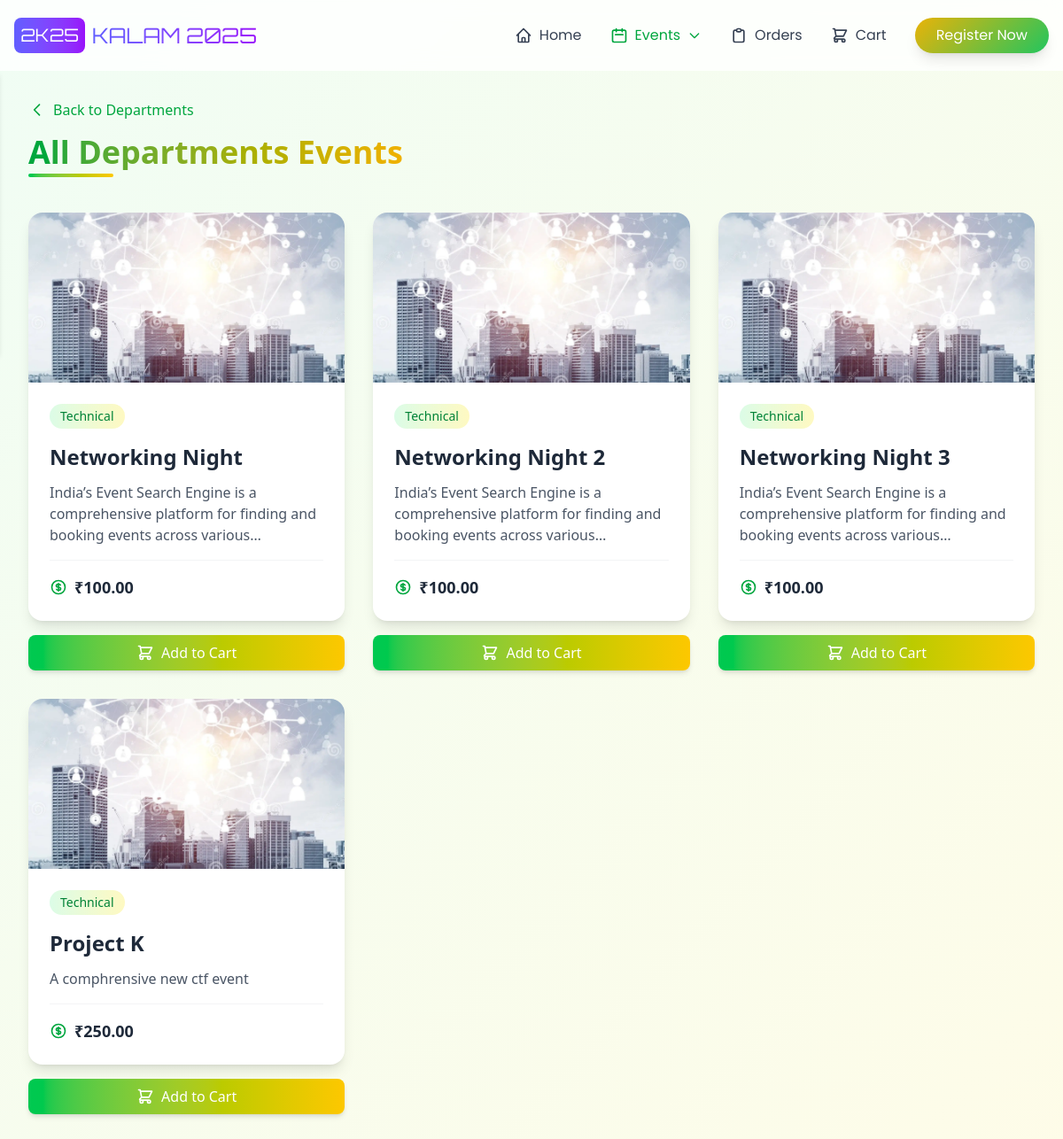
Before: /categories/events.php with the older database file.
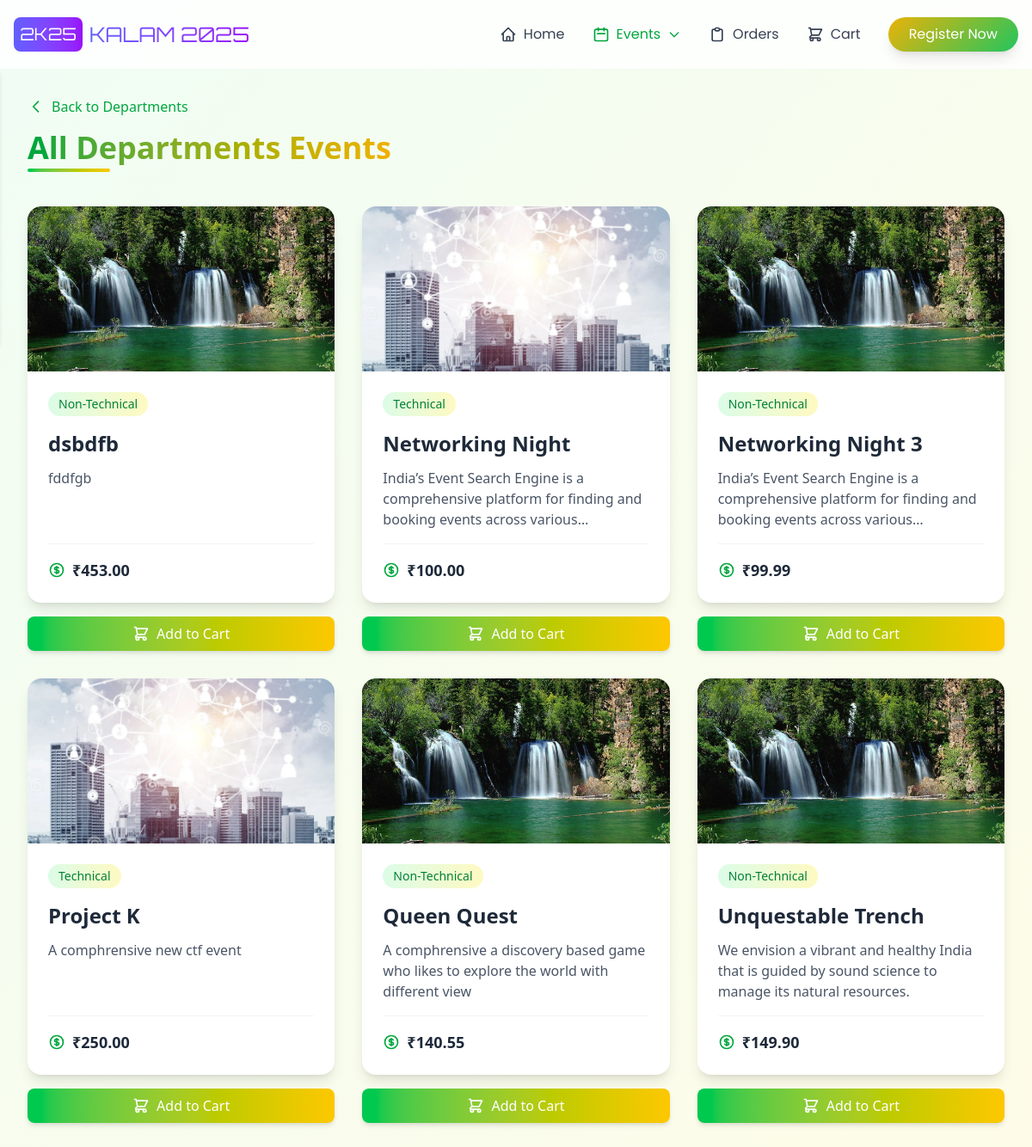
After: the same page with the newer database file.
### tables this page shows
CREATE TABLE `events` (
  `event_id` int(11) NOT NULL,
  `event_name` varchar(100) NOT NULL,
  `event_detail` varchar(256) NOT NULL,
  `category` enum('Technical','Non-Technical') DEFAULT NULL,
  `department_code` int(11) DEFAULT NULL,
  `description` text DEFAULT NULL,
  `event_date` date NOT NULL,
  `start_time` time DEFAULT NULL,
  `end_time` time DEFAULT NULL,
  `venue` varchar(100) DEFAULT NULL,
  `registration_fee` decimal(10,2) DEFAULT NULL,
  `image_path` varchar(512) DEFAULT NULL
);

### categories/events.php (the view, shortened to what this page needs)
<!DOCTYPE html>
<html lang="en">
<head>
    <?php include '../header/links.php'; ?>
</head>
<body class="bg-gradient-to-br from-green-50 to-yellow-50">
    <?php include '../header/navbar.php'; ?>
    <?php
        include '../database/connection.php';
        $department_code = isset($_GET['code']) ? $_GET['code'] : '';
        $category = isset($_GET['category']) ? $_GET['category'] : '';
        if (!empty($department_code) && !empty($category)) {
            $event_query = "SELECT * FROM events WHERE department_code = ? AND category = ? ORDER BY event_name";
            $stmt = $conn->prepare($event_query);
            $stmt->bind_param("ss", $department_code, $category);
        } elseif (!empty($department_code)) {
            $event_query = "SELECT * FROM events WHERE department_code = ? ORDER BY event_name";
            $stmt = $conn->prepare($event_query);
            $stmt->bind_param("s", $department_code);
        } elseif (!empty($category)) {
            $event_query = "SELECT * FROM events WHERE category = ? ORDER BY event_name";
            $stmt = $conn->prepare($event_query);
            $stmt->bind_param("s", $category);
        } else {
            $event_query = "SELECT * FROM events ORDER BY event_name";
            $stmt = $conn->prepare($event_query);
        }
        $stmt->execute();
        $events = $stmt->get_result();
    ?>
    <div class="pt-20">
        <div class="max-w-7xl mx-auto px-4 sm:px-6 lg:px-8 py-8">
            <div class="mb-12">
                <div class="relative inline-block">
                    <a href="departments.php" class="inline-flex items-center text-green-600 hover:text-green-700 mb-4">
                        <svg class="w-5 h-5 mr-2" fill="none" stroke="currentColor" viewBox="0 0 24 24">
                            <path stroke-linecap="round" stroke-linejoin="round" stroke-width="2" d="M15 19l-7-7 7-7"/>
                        </svg>
                        Back to Departments
                    </a>
                    <h1 class="text-4xl font-bold bg-gradient-to-r from-green-600 to-yellow-500 text-transparent bg-clip-text">
                    </h1>
                    <div class="absolute -bottom-2 left-0 h-1 w-24 bg-gradient-to-r from-green-500 to-yellow-400 rounded-full"></div>
                </div>
            </div>
            <div class="grid grid-cols-1 md:grid-cols-2 lg:grid-cols-3 gap-8">
                <?php while($event = $events->fetch_assoc()): ?>
                    <div class="h-full flex flex-col">
                        <a href="event_details.php?event_id=<?php echo urlencode($event['event_id']); ?>"
                        class="flex-grow block cursor-pointer">
                            <div class="bg-white h-full rounded-2xl shadow-lg hover:shadow-xl transform hover:-translate-y-1 transition-all duration-300">
                                <div class="h-48 w-full rounded-t-2xl overflow-hidden">
                                    <img src="<?php echo !empty($event['image_path']) ? htmlspecialchars($event['image_path']) : '../networkingnight.webp'; ?>"
                                         alt="<?php echo htmlspecialchars($event['event_name']); ?>"
                                         class="w-full h-full object-cover">
                                </div>
                                <div class="p-6 flex flex-col h-[calc(100%-12rem)]">
                                    <div class="inline-block px-3 py-1 rounded-full text-sm font-medium bg-gradient-to-r from-green-100 to-yellow-100 text-green-700 mb-4 w-fit">
                                        <?php echo htmlspecialchars($event['category']); ?>
                                    </div>
                                    <h2 class="text-2xl font-bold text-gray-800 mb-3 line-clamp-2">
                                        <?php echo htmlspecialchars($event['event_name']); ?>
                                    </h2>
                                    <p class="text-gray-600 mb-4 line-clamp-3 flex-grow">
                                        <?php echo htmlspecialchars($event['event_detail']); ?>
                                    </p>
                                    <div class="flex items-center justify-between mt-auto pt-4 border-t border-gray-100">
                                        <div class="flex items-center space-x-2">
                                            <span class="text-lg font-semibold text-gray-800">
                                                ₹<?php echo number_format($event['registration_fee'], 2); ?>
                                            </span>
                                        </div>
                                    </div>
                                </div>
                            </div>
                        </a>
                        <button onclick="addToCart(<?php echo $event['event_id']; ?>)"
                                class="mt-4 w-full px-4 py-2 bg-gradient-to-r from-green-500 to-yellow-400 text-white rounded-lg hover:from-green-600 hover:to-yellow-500 transform hover:scale-105 transition-all duration-300 shadow-md flex items-center justify-center">
                            <svg class="w-5 h-5 mr-2" fill="none" stroke="currentColor" viewBox="0 0 24 24">
                                <path stroke-linecap="round" stroke-linejoin="round" stroke-width="2"
                                      d="M3 3h2l.4 2M7 13h10l4-8H5.4M7 13L5.4 5M7 13l-2.293 2.293c-.63.63-.184 1.707.707 1.707H17m0 0a2 2 0 100 4 2 2 0 000-4zm-8 2a2 2 0 11-4 0 2 2 0 014 0z"/>
                            </svg>
                            Add to Cart
                        </button>
                    </div>
                <?php endwhile; ?>
            </div>
        </div>
    </div>
</body>
</html>

### header/links.php (shortened to what this page needs)
<script src="https://unpkg.com/@tailwindcss/browser@4"></script>
<link href="https://cdnjs.cloudflare.com/ajax/libs/animate.css/4.1.1/animate.min.css" rel="stylesheet">

### header/navbar.php (shortened to what this page needs)
<nav class="fixed w-full z-50 nav-blur backdrop-blur-md bg-white/80">
    <div class="max-w-7xl mx-auto px-4">
        <div class="flex justify-between items-center h-20">
            <div class="flex items-center space-x-2 group cursor-pointer">
                <div
                    class="w-20 h-10 rounded-lg bg-gradient-to-r from-indigo-500 to-purple-600 flex items-center justify-center transition-all duration-300 group-hover:scale-110 group-hover:shadow-lg">
                    <span class="font-orbitron text-white text-xl">2K25</span>
                </div>
                <span
                    class="font-orbitron text-2xl bg-gradient-to-r from-indigo-500 to-purple-600 bg-clip-text text-transparent transition-all duration-300 group-hover:opacity-80">KALAM 2025</span>
            </div>
            <div class="hidden md:flex items-center space-x-8">
                <a href="/event/index.php"
                    class="group flex items-center space-x-2 text-gray-700 hover:text-indigo-600 transition-all duration-300 <?php if ($_SERVER['PHP_SELF'] == '/event/index.php') echo 'text-green-600'; ?>">
                    <span class="font-poppins">Home</span>
                </a>
                <div class="relative group">
                    <button
                        class="group flex items-center space-x-2 text-gray-700 hover:text-indigo-600 transition-all duration-300 <?php if ($_SERVER['PHP_SELF'] == '/event/categories/events.php' || $_SERVER['PHP_SELF'] == '/event/categories/departments.php' || $_SERVER['PHP_SELF'] == '/event/categories/event_details.php') echo 'text-green-600'; ?>">
                        <svg class="w-5 h-5 transition-transform group-hover:scale-110" fill="none"
                            stroke="currentColor" viewBox="0 0 24 24">
                            <path stroke-linecap="round" stroke-linejoin="round" stroke-width="2"
                                d="M8 7V3m8 4V3m-9 8h10M5 21h14a2 2 0 002-2V7a2 2 0 00-2-2H5a2 2 0 00-2 2v12a2 2 0 002 2z" />
                        </svg>
                        <span class="font-poppins">Events</span>
                        <svg class="w-4 h-4 transition-transform duration-300 group-hover:rotate-180" fill="none"
                            stroke="currentColor" viewBox="0 0 24 24">
                            <path stroke-linecap="round" stroke-linejoin="round" stroke-width="2" d="M19 9l-7 7-7-7" />
                        </svg>
                    </button>
                </div>
                <a href="/event/orders/orders.php"
                    class="group flex items-center space-x-2 text-gray-700 hover:text-indigo-600 transition-all duration-300 <?php if ($_SERVER['PHP_SELF'] == '/event/orders/orders.php') echo 'text-green-600'; ?>">
                    <span class="font-poppins">Orders</span>
                </a>
                <a href="/event/cart/cart.php"
                    class="group flex items-center space-x-2 text-gray-700 hover:text-indigo-600 transition-all duration-300 <?php if ($_SERVER['PHP_SELF'] == '/event/cart/cart.php') echo 'text-green-600'; ?>">
                    <span class="font-poppins">Cart</span>
                </a>
                <?php if (!isset($_SESSION['user_id'])): ?>
                    <button onclick="window.location.href='/event/user/signup.php'"
                        class="btn-futuristic text-white px-6 py-2 rounded-full font-poppins shadow-lg bg-gradient-to-r from-indigo-500 to-purple-600 hover:from-indigo-600 hover:to-purple-700 transition-all duration-300 hover:scale-105 hover:shadow-xl">
                        Register Now
                    </button>
                <?php endif; ?>
            </div>
        </div>
    </div>
</nav>

### header/navbar_styles.php (style rules this page uses)
:root { --gradient-1: linear-gradient(45deg, #63f19c, #7e4cf5); }
.font-orbitron { font-family: 'Orbitron', sans-serif; }
.font-poppins { font-family: 'Poppins', sans-serif; }
.nav-blur { backdrop-filter: blur(10px); background: rgba(255, 255, 255, 0.8); }
.btn-futuristic { background: linear-gradient(135deg, #eab308 0%, #22c55e 100%); transition: all 0.3s ease; }
.btn-futuristic::before { content: ''; position: absolute; top: 0; left: -100%; width: 100%; height: 100%; background: linear-gradient(90deg, transparent, rgba(255, 255, 255, 0.2), transparent); transition: 0.5s; }

Changed rows visible on the page:
removed events: category "Technical", event_name "Networking Night 2", event_detail "India’s Event Search Engine is a comprehensive platform for finding and booking events across…", registration_fee "100.00"
added events: image_path (picture), category "Non-Technical", event_name "dsbdfb", event_detail "fddfgb", registration_fee "453.00"
changed events "Networking Night 3": image_path: picture added in place of a placeholder; category "Technical" → "Non-Technical"; registration_fee "100.00" → "99.99"
added events: image_path (picture), category "Non-Technical", event_name "Queen Quest", event_detail "A comphrensive a discovery based game who likes to explore the world with different view", registration_fee "140.55"
added events: image_path (picture), category "Non-Technical", event_name "Unquestable Trench", event_detail "We envision a vibrant and healthy India that is guided by sound science to manage its natural resources.", registration_fee "149.90"
